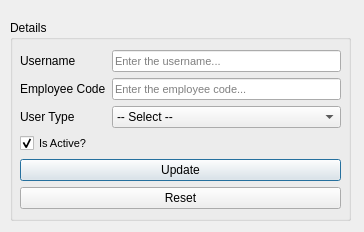
<?xml version="1.0" encoding="UTF-8"?>
<ui version="4.0">
 <class>Dialog</class>
 <widget class="QDialog" name="Dialog">
  <property name="windowModality">
   <enum>Qt::ApplicationModal</enum>
  </property>
  <property name="geometry">
   <rect>
    <x>0</x>
    <y>0</y>
    <width>364</width>
    <height>232</height>
   </rect>
  </property>
  <property name="windowTitle">
   <string>Dialog</string>
  </property>
  <widget class="QGroupBox" name="details_box">
   <property name="geometry">
    <rect>
     <x>10</x>
     <y>20</y>
     <width>341</width>
     <height>201</height>
    </rect>
   </property>
   <property name="title">
    <string>Details</string>
   </property>
   <widget class="QWidget" name="formLayoutWidget">
    <property name="geometry">
     <rect>
      <x>10</x>
      <y>30</y>
      <width>321</width>
      <height>167</height>
     </rect>
    </property>
    <layout class="QFormLayout" name="formLayout">
     <item row="0" column="0">
      <widget class="QLabel" name="name_label">
       <property name="text">
        <string>Username</string>
       </property>
      </widget>
     </item>
     <item row="0" column="1">
      <widget class="QLineEdit" name="user_name">
       <property name="font">
        <font>
         <pointsize>8</pointsize>
        </font>
       </property>
       <property name="styleSheet">
        <string notr="true"/>
       </property>
       <property name="placeholderText">
        <string>Enter the username...</string>
       </property>
      </widget>
     </item>
     <item row="1" column="0">
      <widget class="QLabel" name="ecode_label">
       <property name="text">
        <string>Employee Code</string>
       </property>
      </widget>
     </item>
     <item row="1" column="1">
      <widget class="QLineEdit" name="emp_code">
       <property name="font">
        <font>
         <pointsize>8</pointsize>
        </font>
       </property>
       <property name="styleSheet">
        <string notr="true"/>
       </property>
       <property name="placeholderText">
        <string>Enter the employee code...</string>
       </property>
      </widget>
     </item>
     <item row="3" column="0">
      <widget class="QLabel" name="utype_label">
       <property name="text">
        <string>User Type</string>
       </property>
      </widget>
     </item>
     <item row="3" column="1">
      <widget class="QComboBox" name="user_combo">
       <item>
        <property name="text">
         <string>-- Select --</string>
        </property>
       </item>
       <item>
        <property name="text">
         <string>Admin</string>
        </property>
       </item>
       <item>
        <property name="text">
         <string>Client</string>
        </property>
       </item>
      </widget>
     </item>
     <item row="5" column="0" colspan="2">
      <widget class="QCheckBox" name="user_active">
       <property name="font">
        <font>
         <pointsize>8</pointsize>
        </font>
       </property>
       <property name="text">
        <string>Is Active?</string>
       </property>
       <property name="checked">
        <bool>true</bool>
       </property>
      </widget>
     </item>
     <item row="6" column="0" colspan="2">
      <widget class="QPushButton" name="user_update_btn">
       <property name="text">
        <string>Update</string>
       </property>
      </widget>
     </item>
     <item row="7" column="0" colspan="2">
      <widget class="QPushButton" name="user_reset_btn">
       <property name="text">
        <string>Reset</string>
       </property>
      </widget>
     </item>
    </layout>
   </widget>
  </widget>
 </widget>
 <resources/>
 <connections/>
</ui>
